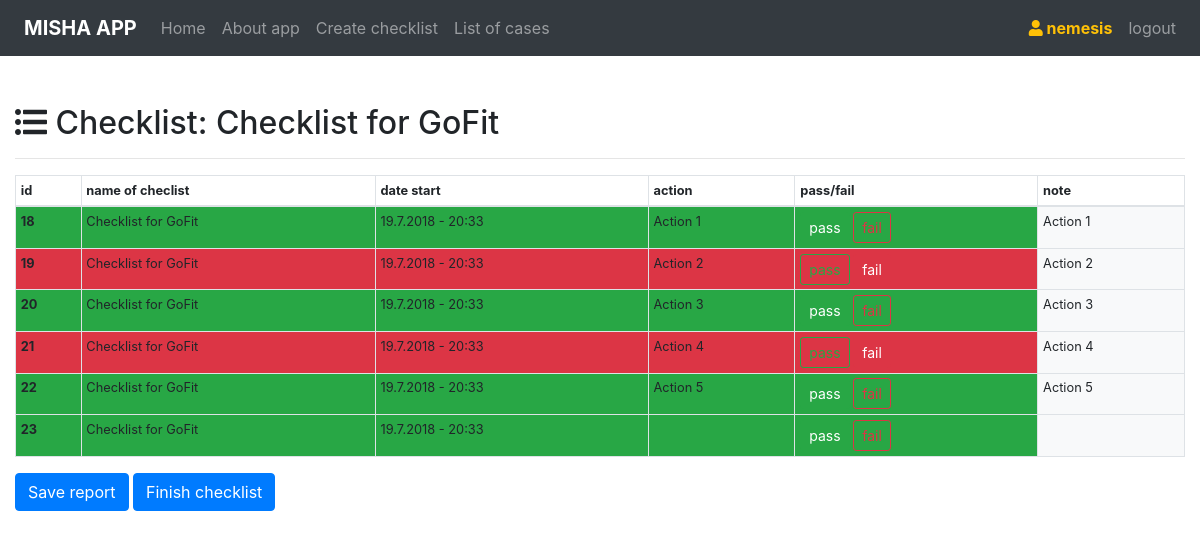
Page /checklist/13 (signed in) on the committed database.
### app/models.py (models this page shows)
class CheckLists(models.Model):
    touched = models.BooleanField(default=False)
    name = models.CharField(max_length=300,default='untitled checklist')
    project_name = models.CharField(max_length=300,default='untitled project')
    is_active = models.BooleanField(default=True)
    is_visible = models.BooleanField(default=True)
    author = models.ForeignKey(User,on_delete=models.CASCADE)
    add = models.DateTimeField(auto_now_add=True)
    notes = models.TextField(max_length=1500,null=True,blank=True)

class Actions(models.Model):
    name = models.CharField(max_length=300,default='untitled action')
    project = models.ForeignKey(CheckLists,on_delete=models.CASCADE)
    notes = models.TextField(max_length=1500,null=True,blank=True)
    date_start = models.DateTimeField(auto_now_add=True)
    date_end   = models.DateTimeField(auto_now_add=False,blank=True,null=True)
    status = models.BooleanField(default=True)
    attach = models.FileField(upload_to='attach',blank=True)

### app/views.py (the view)
# urls.py: path('checklist/<int:id>', checklist),
def checklist(request,id):
    checklist = CheckLists.objects.get(pk=id)
    actions = Actions.objects.filter(project=checklist)
    return render(request,'checklist.html',{'checklist':checklist,'actions':actions})

### app/templates/checklist.html (shortened to what this page needs)
{% extends 'base.html' %}
{% block checklist %}
<h2><i class="fas fa-list-ul"></i> Checklist: {{checklist.name}}</h2>
<hr>
<table class="small table table-sm table-bordered">
  <thead>
    <tr>
      <th scope="col">id</th>
      <th class="nowrap" scope="col">name of checlist</th>
      <th class="nowrap" scope="col">date start</th>
      <th scope="col">action</th>
      <th class="nowrap" scope="col">pass/fail</th>
      <th scope="col">note</th>
    </tr>
  </thead>
  <tbody>
{% if checklist.touched %}
	{%for a in actions%}
    {% if a.status %}
      <tr class="bg-success">
      <th scope="row">{{a.pk}}</th>
      <td class="nowrap">{{a.name}}</td>
      <td class="nowrap">{{a.date_start.day}}.{{a.date_start.month}}.{{a.date_start.year}} - {{a.date_start.hour}}:{{a.date_start.minute}}</td>
      <td>{{a.notes}}</td>
      <td class="nowrap">
          <a href="/toggle_action/{{a.pk}}/{{checklist.pk}}/" class="btn btn-success btn-sm">pass</a>
          <a href="/toggle_action/{{a.pk}}/{{checklist.pk}}/" class="btn btn-outline-danger btn-sm">fail</a>
      </td>
      <td class="bg-light">{{a.notes}}</td>
    </tr>
    {% else %}
      <tr class="bg-danger">
      <th scope="row">{{a.pk}}</th>
      <td class="nowrap">{{a.name}}</td>
      <td class="nowrap">{{a.date_start.day}}.{{a.date_start.month}}.{{a.date_start.year}} - {{a.date_start.hour}}:{{a.date_start.minute}}</td>
      <td>{{a.notes}}</td>
      <td class="nowrap">
        <a href="/toggle_action/{{a.pk}}/{{checklist.pk}}/" class="btn btn-outline-success btn-sm">pass</a>
        <a href="/toggle_action/{{a.pk}}/{{checklist.pk}}/" class="btn btn-danger btn-sm">fail</a>
      </td>
      <td class="bg-light">{{a.notes}}</td>
    </tr>
    {%endif%}
    {%endfor%}
    {%endif%}
  </tbody>
</table>
	<button type="button" class="btn btn-primary" onclick="window.print();">Save report</button>
<a href="/finish_checklist/{{checklist.pk}}" class="btn btn-primary" >Finish checklist</a>
{% endblock %}

### app/templates/base.html (shortened to what this page needs)
<!doctype html>
<html lang="en">
  <head>
    <link rel="stylesheet" href="https://stackpath.bootstrapcdn.com/bootstrap/4.1.2/css/bootstrap.min.css">
    <link rel="stylesheet" href="https://use.fontawesome.com/releases/v5.1.0/css/all.css">
  </head>
  <body>
    <nav class="navbar navbar-expand-lg navbar-dark bg-dark">
      <a class="navbar-brand" href="/"><img id="myImg" class="mr-2" width="30px" src="https://cdn.worldvectorlogo.com/logos/slack-1.svg" alt=""><span class="font-weight-bold">MISHA APP</span></a>
      <div class="collapse navbar-collapse" id="navbarSupportedContent">
        <ul class="navbar-nav mr-auto">
          {% if not request.user.is_authenticated %}
          <li class="nav-item">
            <a class="nav-link" href="/">Home <span class="sr-only">(current)</span></a>
          </li>
          <li class="nav-item">
            <a class="nav-link" href="/about/">About app</a>
          </li>
          {%else%}
          <li class="nav-item"><a class="nav-link" href="/">Home <span class="sr-only">(current)</span></a></li>
          <li class="nav-item"><a class="nav-link" href="/about/">About app</a></li>
          <li class="nav-item"><a class="nav-link" href="/createchecklist/">Create checklist</a></li>
          <li class="nav-item"><a class="nav-link" href="/listofcases/">List of cases</a></li>
          {% endif %}
        </ul>
        {% if not request.user.is_authenticated %}
        <ul class="navbar-nav ml-auto">
          <li class="nav-item"><a class="nav-link" href="/login/">Login</a></li>
          <li class="nav-item"><a class="nav-link" href="/register/">Register</a></li>
        </ul>
        {% else %}
        <ul class="navbar-nav ml-auto">
          <li class="nav-item"><a class="nav-link text-warning  font-weight-bold" href="/"><i class="fas fa-user"></i> {{user.get_username}}</a></li>
          <li class="nav-item"><a class="nav-link" href="/logout/">logout</a><li>
        </ul>
        {% endif %}
      </div>
    </nav>
    <div class="container-fluid my-5">
    {% if not request.user.is_authenticated %}
    {%block login%}{%endblock%}
    {%block register%}{%endblock%}
    {%block afterlogout%}{%endblock%}
    {% else %}
    {%block checklist%}{%endblock%}
    {% endif %}
    </div>
  </body>
</html>

### app/templates/checklist.html (style rules this page uses)
.nowrap { white-space:nowrap; }

### app/templates/base.html (style rules this page uses)
* { transition: transform .2s ease; }

### rows in the picture
CheckLists: name "Checklist for GoFit"
Actions: pk "18", name "Checklist for GoFit", date_start.day "19", date_start.month "7", date_start.year "2018", date_start.hour "20", date_start.minute "33", notes "Action 1"
Actions: pk "19", name "Checklist for GoFit", date_start.day "19", date_start.month "7", date_start.year "2018", date_start.hour "20", date_start.minute "33", notes "Action 2"
Actions: pk "20", name "Checklist for GoFit", date_start.day "19", date_start.month "7", date_start.year "2018", date_start.hour "20", date_start.minute "33", notes "Action 3"
Actions: pk "21", name "Checklist for GoFit", date_start.day "19", date_start.month "7", date_start.year "2018", date_start.hour "20", date_start.minute "33", notes "Action 4"
Actions: pk "22", name "Checklist for GoFit", date_start.day "19", date_start.month "7", date_start.year "2018", date_start.hour "20", date_start.minute "33", notes "Action 5"
Actions: pk "23", name "Checklist for GoFit", date_start.day "19", date_start.month "7", date_start.year "2018", date_start.hour "20", date_start.minute "33"

### other values in the picture
{{ user.get_username }} "nemesis"
